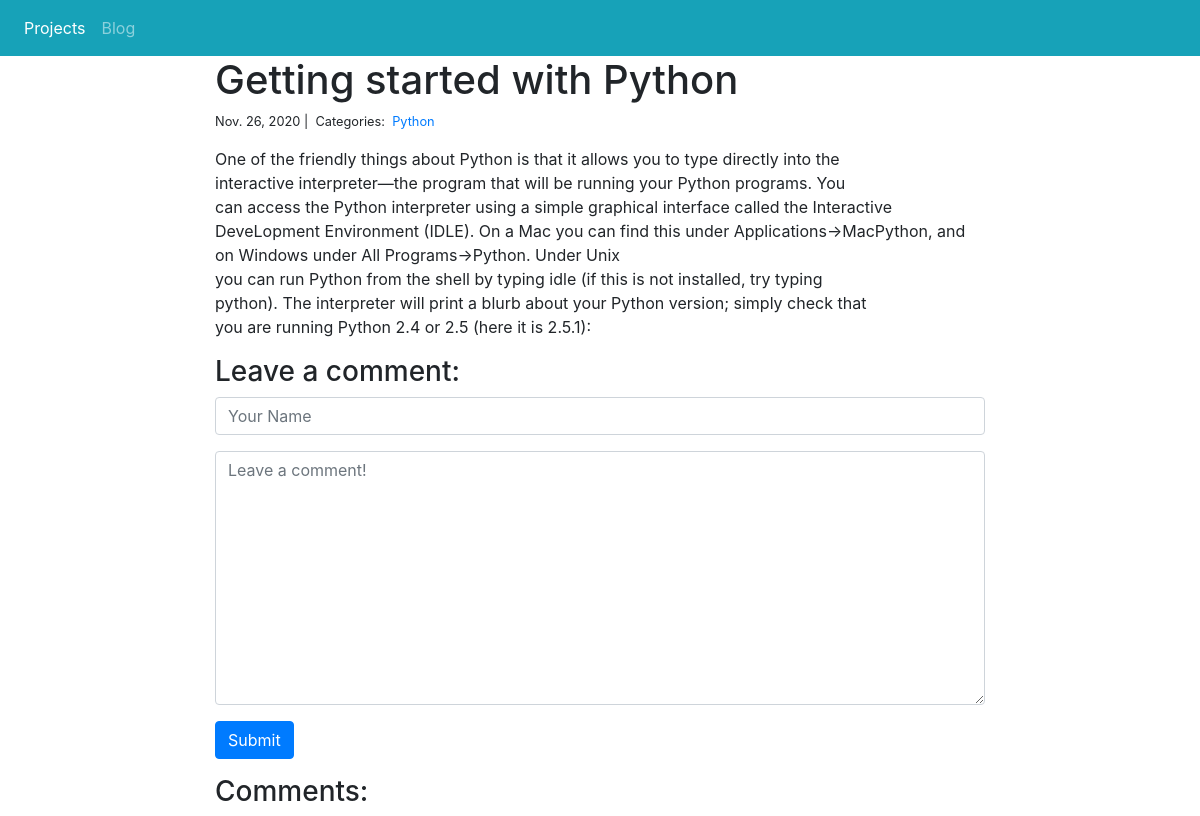
The page /blog/1/ on the database as committed earlier.
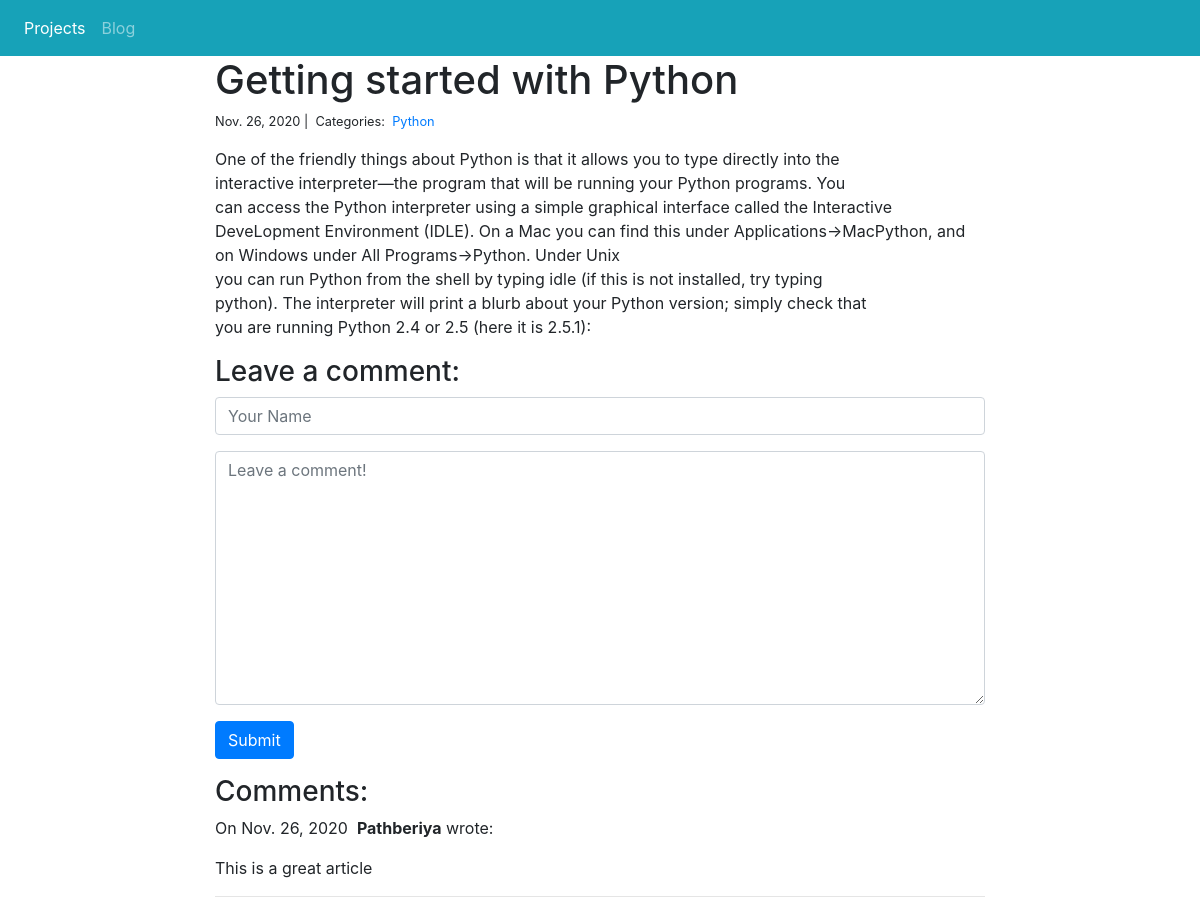
The same page on the database as committed later.
### blog/models.py (models this page shows)
class Category(models.Model):
    name=models.CharField(max_length=20)

class Comment(models.Model):
    author=models.CharField(max_length=60)
    body=models.TextField()
    created_on=models.DateTimeField(auto_now_add=True)
    post=models.ForeignKey('Post',on_delete=models.CASCADE)

### blog/views.py (the view, shortened to what this page needs)
# urls.py: path("<int:pk>/", views.blog_detail, name="blog_detail"),
def blog_detail(request, pk):
    post = Post.objects.get(pk=pk)
    form = CommentForm()
    comments = Comment.objects.filter(post=post)
    context = {
        "post": post,
        "comments": comments,
        "form": form,
    }
    return render(request, "blog_detail.html", context)

### blog/forms.py
class CommentForm(forms.Form):
    author = forms.CharField(
        max_length=60,
        widget=forms.TextInput(attrs={
            "class": "form-control",
            "placeholder": "Your Name"
        })
    )
    body = forms.CharField(widget=forms.Textarea(
        attrs={
            "class": "form-control",
            "placeholder": "Leave a comment!"
        })
    )

### blog/templates/blog_detail.html (shortened to what this page needs)
{% extends "base.html" %}
{% block page_content %}
<div class="col-md-8 offset-md-2">
    <h1>{{ post.title }}</h1>
    <small>
        {{ post.created_on.date }} |&nbsp;
        Categories:&nbsp;
        {% for category in post.categories.all %}
        <a href="{% url 'blog_category' category.name %}">
            {{ category.name }}
        </a>&nbsp;
        {% endfor %}
    </small>
    <p>{{ post.body | linebreaks }}</p>
    <h3>Leave a comment:</h3>
    <form action="/blog/{{ post.pk }}/" method="post">
        <div class="form-group">
            {{ form.author }}
        </div>
        <div class="form-group">
            {{ form.body }}
        </div>
        <button type="submit" class="btn btn-primary">Submit</button>
    </form>
    <h3>Comments:</h3>
    {% for comment in comments %}
    <p>
        On {{comment.created_on.date }}&nbsp;
        <b>{{ comment.author }}</b> wrote:
    </p>
    <p>{{ comment.body }}</p>
    <hr>
    {% endfor %}
</div>
{% endblock %}

Rows that differ between the two databases and show on the page:
added Comment: created_on "Nov. 26, 2020", author "Pathberiya", body "This is a great article"
